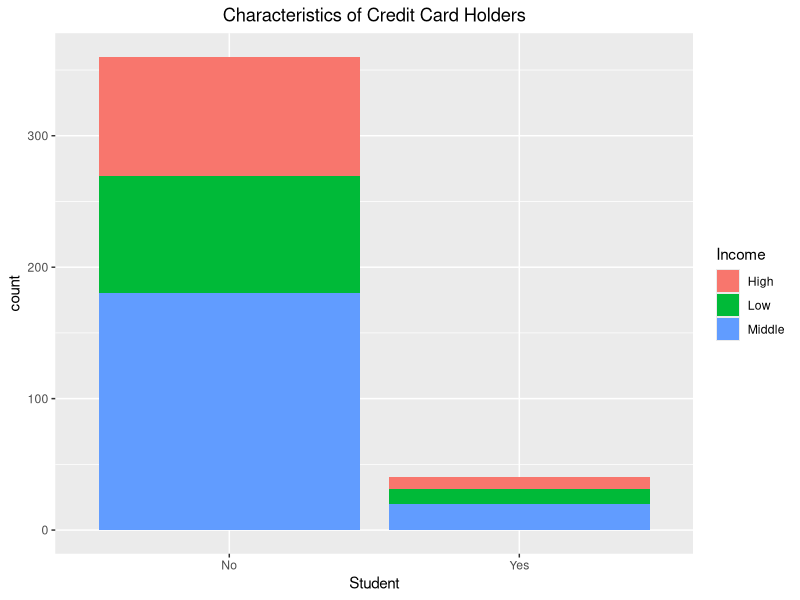
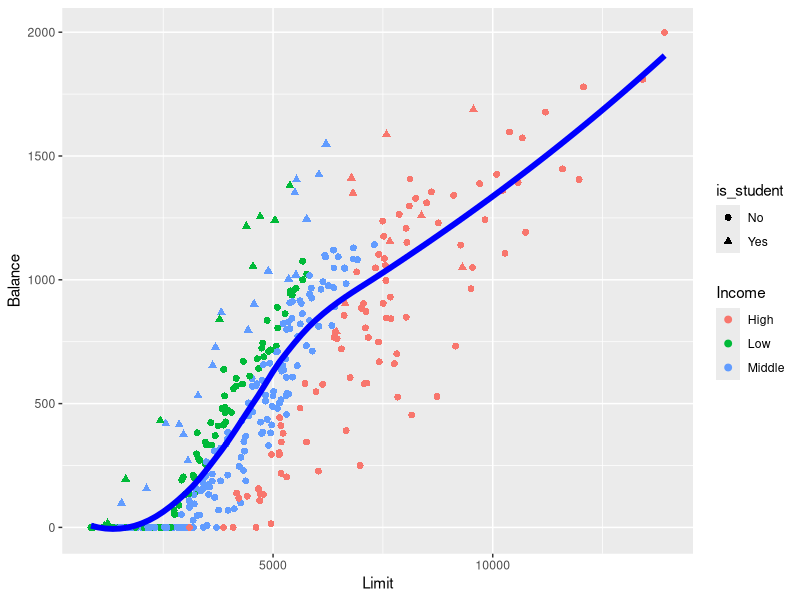

The R source for these figures, in order:
## ---- chunk 1
library(tidyverse)
Credit<- read.csv("credit_cards_v2.csv", stringsAsFactors = F)
head(Credit)
## ---- chunk 2
ggplot(Credit, aes(x = Student, fill = Income)) +
geom_bar() + 
ggtitle("Characteristics of Credit Card Holders") +
theme(plot.title = element_text(hjust=0.5))
## ---- chunk 3
is_student <- as.factor(Credit$Student)
ggplot(data = Credit, aes(x = Limit, y = Balance)) +
geom_point(aes(color = Income, shape=is_student), size = 2) +
geom_smooth(se = FALSE, size = 2, color = "blue")
